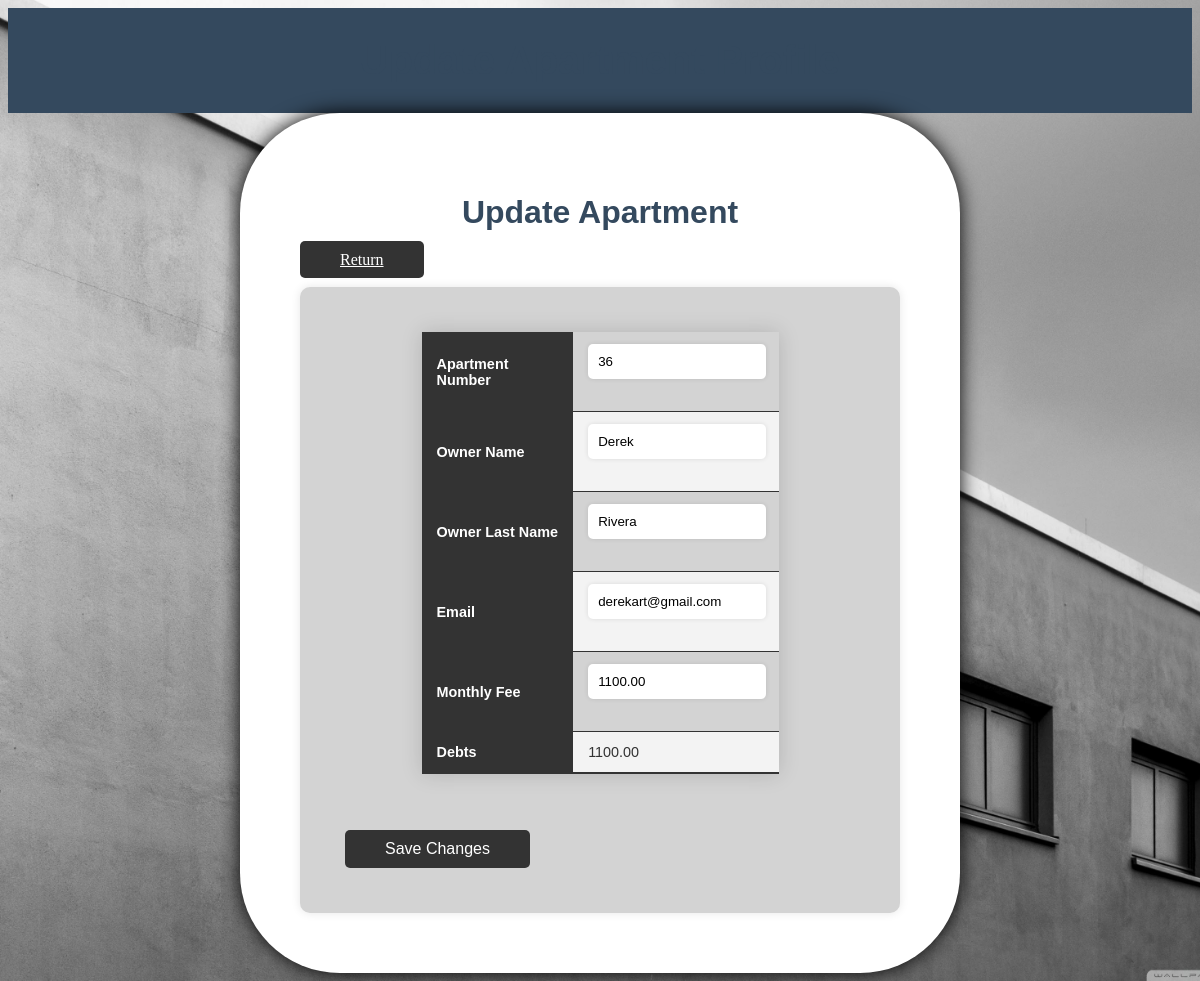
/app/edit_apa.php?id=59, run on the app's committed database.
### tables this page shows
CREATE TABLE `apartments` (
  `id` int(11) NOT NULL,
  `num_apa` int(11) NOT NULL,
  `owner_name` varchar(255) NOT NULL,
  `owner_last_name` varchar(255) NOT NULL,
  `postal_address` varchar(255) NOT NULL,
  `genre` varchar(10) NOT NULL,
  `email` varchar(255) NOT NULL,
  `phone` varchar(20) NOT NULL,
  `cuota` decimal(10,2) NOT NULL,
  `deuda` decimal(10,2) NOT NULL,
  `comment` text DEFAULT NULL,
  `condo_id` int(11) DEFAULT NULL
);

### app/edit_apa.php (the view, shortened to what this page needs)
<?php
$db_host = "localhost";
$db_name = "condo-marcos";
$db_user = "root";
$db_pass = "";
$conn = mysqli_connect($db_host, $db_user, $db_pass, $db_name);
$apartment_id = isset($_GET['id']) ? intval($_GET['id']) : 0;
$condo_id = $_GET['condo_id'];
$apartment = null;
if ($apartment_id != 0) {
    $sql = "SELECT * FROM apartments WHERE id = ?";
    $stmt = mysqli_prepare($conn, $sql);
    mysqli_stmt_bind_param($stmt, "i", $apartment_id);
    mysqli_stmt_execute($stmt);
    $result = mysqli_stmt_get_result($stmt);
    if ($result !== false) {
        $apartment = mysqli_fetch_assoc($result);
    }
}
?>
<!DOCTYPE html>
<html>
<head>
</head>
<body onload="setCondoId()">
<div class="banner">
  <h1>Update Apartment Profile</h1>
</div>
    <div class="form-box">
        <h1>Update Apartment</h1>
      <a href="view_apa.php?condo_id=<?php echo $condo_id; ?>&id=<?php echo $apartment_id; ?>" class="save-changes-btn">Return </a>
<br><br>
        <?php if ($apartment): ?>
            <form action="update_apartment.php" method="post">
                <table class="data-table">
                    <tr>
                        <th>Apartment Number</th>
                        <td><input type="text" name="num_apa" value="<?php echo htmlspecialchars($apartment['num_apa']); ?>"></td>
                    </tr>
                    <tr>
                        <th>Owner Name</th>
                        <td><input type="text" name="owner_name" value="<?php echo htmlspecialchars($apartment['owner_name']); ?>"></td>
                    </tr>
                    <tr>
                        <th>Owner Last Name</th>
                        <td><input type="text" name="owner_last_name" value="<?php echo htmlspecialchars($apartment['owner_last_name']); ?>"></td>
                    </tr>
                    <tr>
                        <th>Email</th>
                        <td><input type="text" name="email" value="<?php echo htmlspecialchars($apartment['email']); ?>"></td>
                    </tr>
                    <tr>
                        <th>Monthly Fee</th>
                        <td><input type="text" name="cuota" value="<?php echo htmlspecialchars($apartment['cuota']); ?>"></td>
                    </tr>
                    <tr>
                        <th>Debts</th>
                        <td><?php echo htmlspecialchars($apartment['deuda']); ?></td>
                    </tr>
                </table>
                <br><br>
                 <div class="button-container">
        <button class="save-changes-btn" type="submit">Save Changes</button>
    </div>
            </form>
        <?php else: ?>
            <p>No apartment found with the given id.</p>
        <?php endif; ?>
    </div>
</body>
</html>

### app/edit_apa.php (style rules this page uses)
.banner { background-color: #34495e; color: white; text-align: center; padding: 30px 0px; width: 100%; overflow: hidden; }
.banner h1 { margin: 0; font-size: 40px; }
.form-box { width: 100%; max-width: 600px; height: auto; background-color: #ffffff; color: #333; margin: 0 auto; box-shadow: 0 0 20px #000000; padding: 60px; border-radius: 100px; }
form { margin: auto; font-family: Arial, sans-serif; background-color: lightgray; border-radius: 10px; box-shadow: 0 0 10px rgba(0, 0, 0, 0.1); padding: 45px; }
body { background-image: url("login.jpg"); background-repeat: no-repeat; background-size: cover; }
input[type="text"], input[type="email"], input[type="tel"], input[type="password"], select, textarea { width: 90%; padding: 10px; border-radius: 5px; border: none; margin-bottom: 20px; box-shadow: 0 0 5px rgba(0, 0, 0, 0.1); }
h1 { font-family: Arial, sans-serif; text-align: center; margin-bottom: 20px; color: #34495e; }
.data-table { width: 70%; margin: 0 auto; border-collapse: collapse; font-size: 0.9em; font-family: Arial, sans-serif; box-shadow: 0 0 20px rgba(0, 0, 0, 0.15); }
.data-table th, .data-table td { padding: 12px 15px; }
.data-table th { background-color: #333; color: #ffffff; text-align: left; }
.data-table tr { border-bottom: 1px solid #333; }
.data-table tr:nth-of-type(even) { background-color: #f3f3f3; }
.data-table tr:last-of-type { border-bottom: 2px solid #333; }
.button-container { display: flex; justify-content: space-between; margin-top: 25px; }
.save-changes-btn { background-color: #333; color: #fff; border: none; border-radius: 5px; padding: 10px 40px; cursor: pointer; font-size: 16px; transition: background-color 0.3s ease; }
.button-container { text-align: center; margin-top: 20px; align-content: center; }

### data on the page
apartments: num_apa "36", owner_name "Derek", owner_last_name "Rivera", email "derekart@gmail.com", cuota "1100.00", deuda "1100.00"
